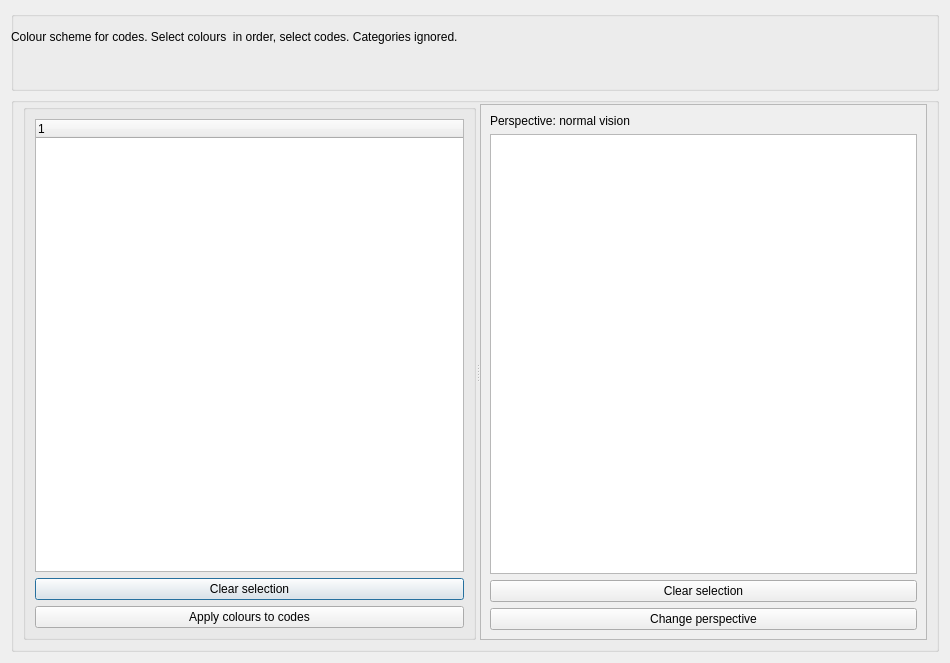
<?xml version="1.0" encoding="UTF-8"?>
<ui version="4.0">
 <class>Dialog_code_colors</class>
 <widget class="QDialog" name="Dialog_code_colors">
  <property name="geometry">
   <rect>
    <x>0</x>
    <y>0</y>
    <width>950</width>
    <height>663</height>
   </rect>
  </property>
  <property name="windowTitle">
   <string>Code colour scheme</string>
  </property>
  <layout class="QGridLayout" name="gridLayout">
   <item row="0" column="0">
    <widget class="QGroupBox" name="groupBox_2">
     <property name="minimumSize">
      <size>
       <width>0</width>
       <height>80</height>
      </size>
     </property>
     <property name="maximumSize">
      <size>
       <width>16777215</width>
       <height>80</height>
      </size>
     </property>
     <property name="title">
      <string/>
     </property>
     <widget class="QLabel" name="label_coded_area_icon">
      <property name="geometry">
       <rect>
        <x>410</x>
        <y>4</y>
        <width>24</width>
        <height>24</height>
       </rect>
      </property>
      <property name="toolTip">
       <string>&lt;html&gt;&lt;head/&gt;&lt;body&gt;&lt;p&gt;This coded area&lt;/p&gt;&lt;/body&gt;&lt;/html&gt;</string>
      </property>
      <property name="text">
       <string/>
      </property>
      <property name="alignment">
       <set>Qt::AlignLeading|Qt::AlignLeft|Qt::AlignTop</set>
      </property>
     </widget>
     <widget class="QLabel" name="label">
      <property name="geometry">
       <rect>
        <x>0</x>
        <y>10</y>
        <width>911</width>
        <height>31</height>
       </rect>
      </property>
      <property name="text">
       <string>Colour scheme for codes. Select colours  in order, select codes. Categories ignored.</string>
      </property>
     </widget>
    </widget>
   </item>
   <item row="3" column="0">
    <widget class="QGroupBox" name="groupBox">
     <property name="title">
      <string/>
     </property>
     <layout class="QGridLayout" name="gridLayout_2">
      <property name="topMargin">
       <number>1</number>
      </property>
      <item row="1" column="0">
       <widget class="QSplitter" name="splitter_2">
        <property name="orientation">
         <enum>Qt::Horizontal</enum>
        </property>
        <widget class="QSplitter" name="splitter">
         <property name="orientation">
          <enum>Qt::Vertical</enum>
         </property>
         <widget class="QGroupBox" name="groupBox_3">
          <property name="title">
           <string/>
          </property>
          <layout class="QGridLayout" name="gridLayout_4">
           <item row="0" column="0">
            <widget class="QTreeWidget" name="treeWidget">
             <column>
              <property name="text">
               <string notr="true">1</string>
              </property>
             </column>
            </widget>
           </item>
           <item row="1" column="0">
            <widget class="QPushButton" name="pushButton_clear_selection_codes">
             <property name="text">
              <string>Clear selection</string>
             </property>
            </widget>
           </item>
           <item row="2" column="0">
            <widget class="QPushButton" name="pushButton_apply">
             <property name="text">
              <string>Apply colours to codes</string>
             </property>
            </widget>
           </item>
          </layout>
         </widget>
        </widget>
        <widget class="QScrollArea" name="scrollArea">
         <property name="widgetResizable">
          <bool>true</bool>
         </property>
         <widget class="QWidget" name="scrollAreaWidgetContents">
          <property name="geometry">
           <rect>
            <x>0</x>
            <y>0</y>
            <width>447</width>
            <height>538</height>
           </rect>
          </property>
          <layout class="QGridLayout" name="gridLayout_3">
           <item row="0" column="0">
            <widget class="QLabel" name="label_perspective">
             <property name="text">
              <string>Perspective: normal vision</string>
             </property>
            </widget>
           </item>
           <item row="2" column="0">
            <widget class="QPushButton" name="pushButton_clear_selection">
             <property name="text">
              <string>Clear selection</string>
             </property>
            </widget>
           </item>
           <item row="1" column="0">
            <widget class="QTableWidget" name="tableWidget"/>
           </item>
           <item row="3" column="0">
            <widget class="QPushButton" name="pushButton_perspective">
             <property name="text">
              <string>Change perspective</string>
             </property>
            </widget>
           </item>
          </layout>
         </widget>
        </widget>
       </widget>
      </item>
     </layout>
    </widget>
   </item>
  </layout>
 </widget>
 <resources/>
 <connections/>
</ui>
